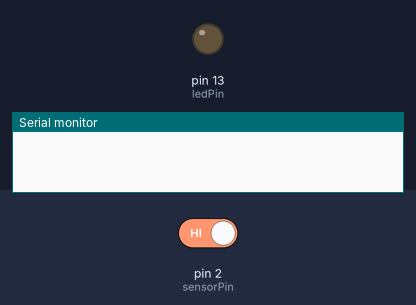
This sketch was run on a simulated Arduino Uno, built with avr-gcc and run on an emulated ATmega328P. Shown: output pins drawn as LEDs (lit = HIGH), the last lines printed to the serial monitor. The test bench sets the inputs (shaded band); at power-on: pin 2 (sensorPin) HIGH.

Above: at 1.2 s.
1.3 s: pin 2 (sensorPin) driven LOW
At 1.44 s:
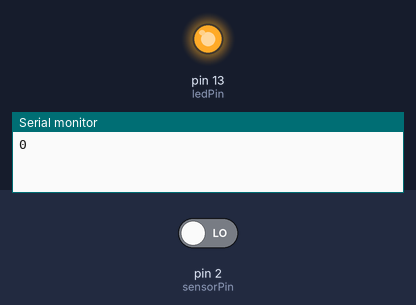
Timing chart, 0 to 4.3 s (numbered marks = the images above; inputs shaded):
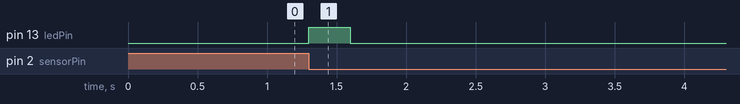

Measured:
- after the input at 1.3 s, pin 13 (ledPin): LOW → HIGH at once, → LOW 0.30 s later

The sketch:

main-v6.ino
```cpp
int previousSensorValue = HIGH;
unsigned long previousMillis = 0;
const unsigned long ledDuration = 300;

int sensorPin = 2;
int ledPin = 13;


void setup()
{
  Serial.begin(9600);
  pinMode(sensorPin, INPUT_PULLUP);
  pinMode(ledPin, OUTPUT);
}

void loop()
{
  int sensorVal = digitalRead(sensorPin);

  if (sensorVal != previousSensorValue){
    Serial.println(sensorVal);
    previousSensorValue = sensorVal;
    digitalWrite(ledPin, HIGH);
    previousMillis = millis();
  }

  if (millis() - previousMillis >= ledDuration){
  	  digitalWrite(ledPin, LOW);
  }
}
```
